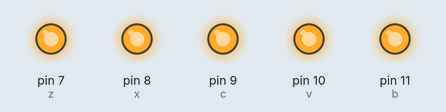
This sketch was run on a simulated Arduino Uno, built with avr-gcc and run on an emulated ATmega328P. On the bench: output pins drawn as LEDs (lit = HIGH).

Above: at 0.01 s.
At 1.2 s:
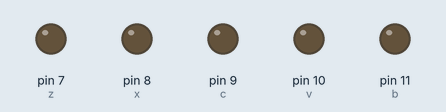
Timing chart, 0 to 2.7 s (numbered marks = the images above):
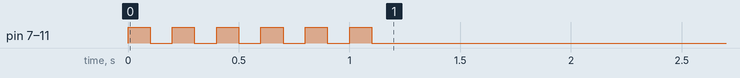

The sketch:

A2_while_28.ino
```cpp
int z = 7;
int x = 8;
int c = 9;
int v = 10;
int b = 11;
int i;
void setup()
{
  pinMode(z, OUTPUT);
  pinMode(x, OUTPUT);
  pinMode(c, OUTPUT);
  pinMode(v, OUTPUT);
  pinMode(b, OUTPUT);
  while (i < 6)
  {
    digitalWrite(z, HIGH);
    digitalWrite(x, HIGH);
    digitalWrite(c, HIGH);
    digitalWrite(v, HIGH);
    digitalWrite(b, HIGH);
    delay(100);

    digitalWrite(z, LOW);
    digitalWrite(x, LOW);
    digitalWrite(c, LOW);
    digitalWrite(v, LOW);
    digitalWrite(b, LOW);
    delay(100);
    i++;
  }
}
void loop()
{

}
```
